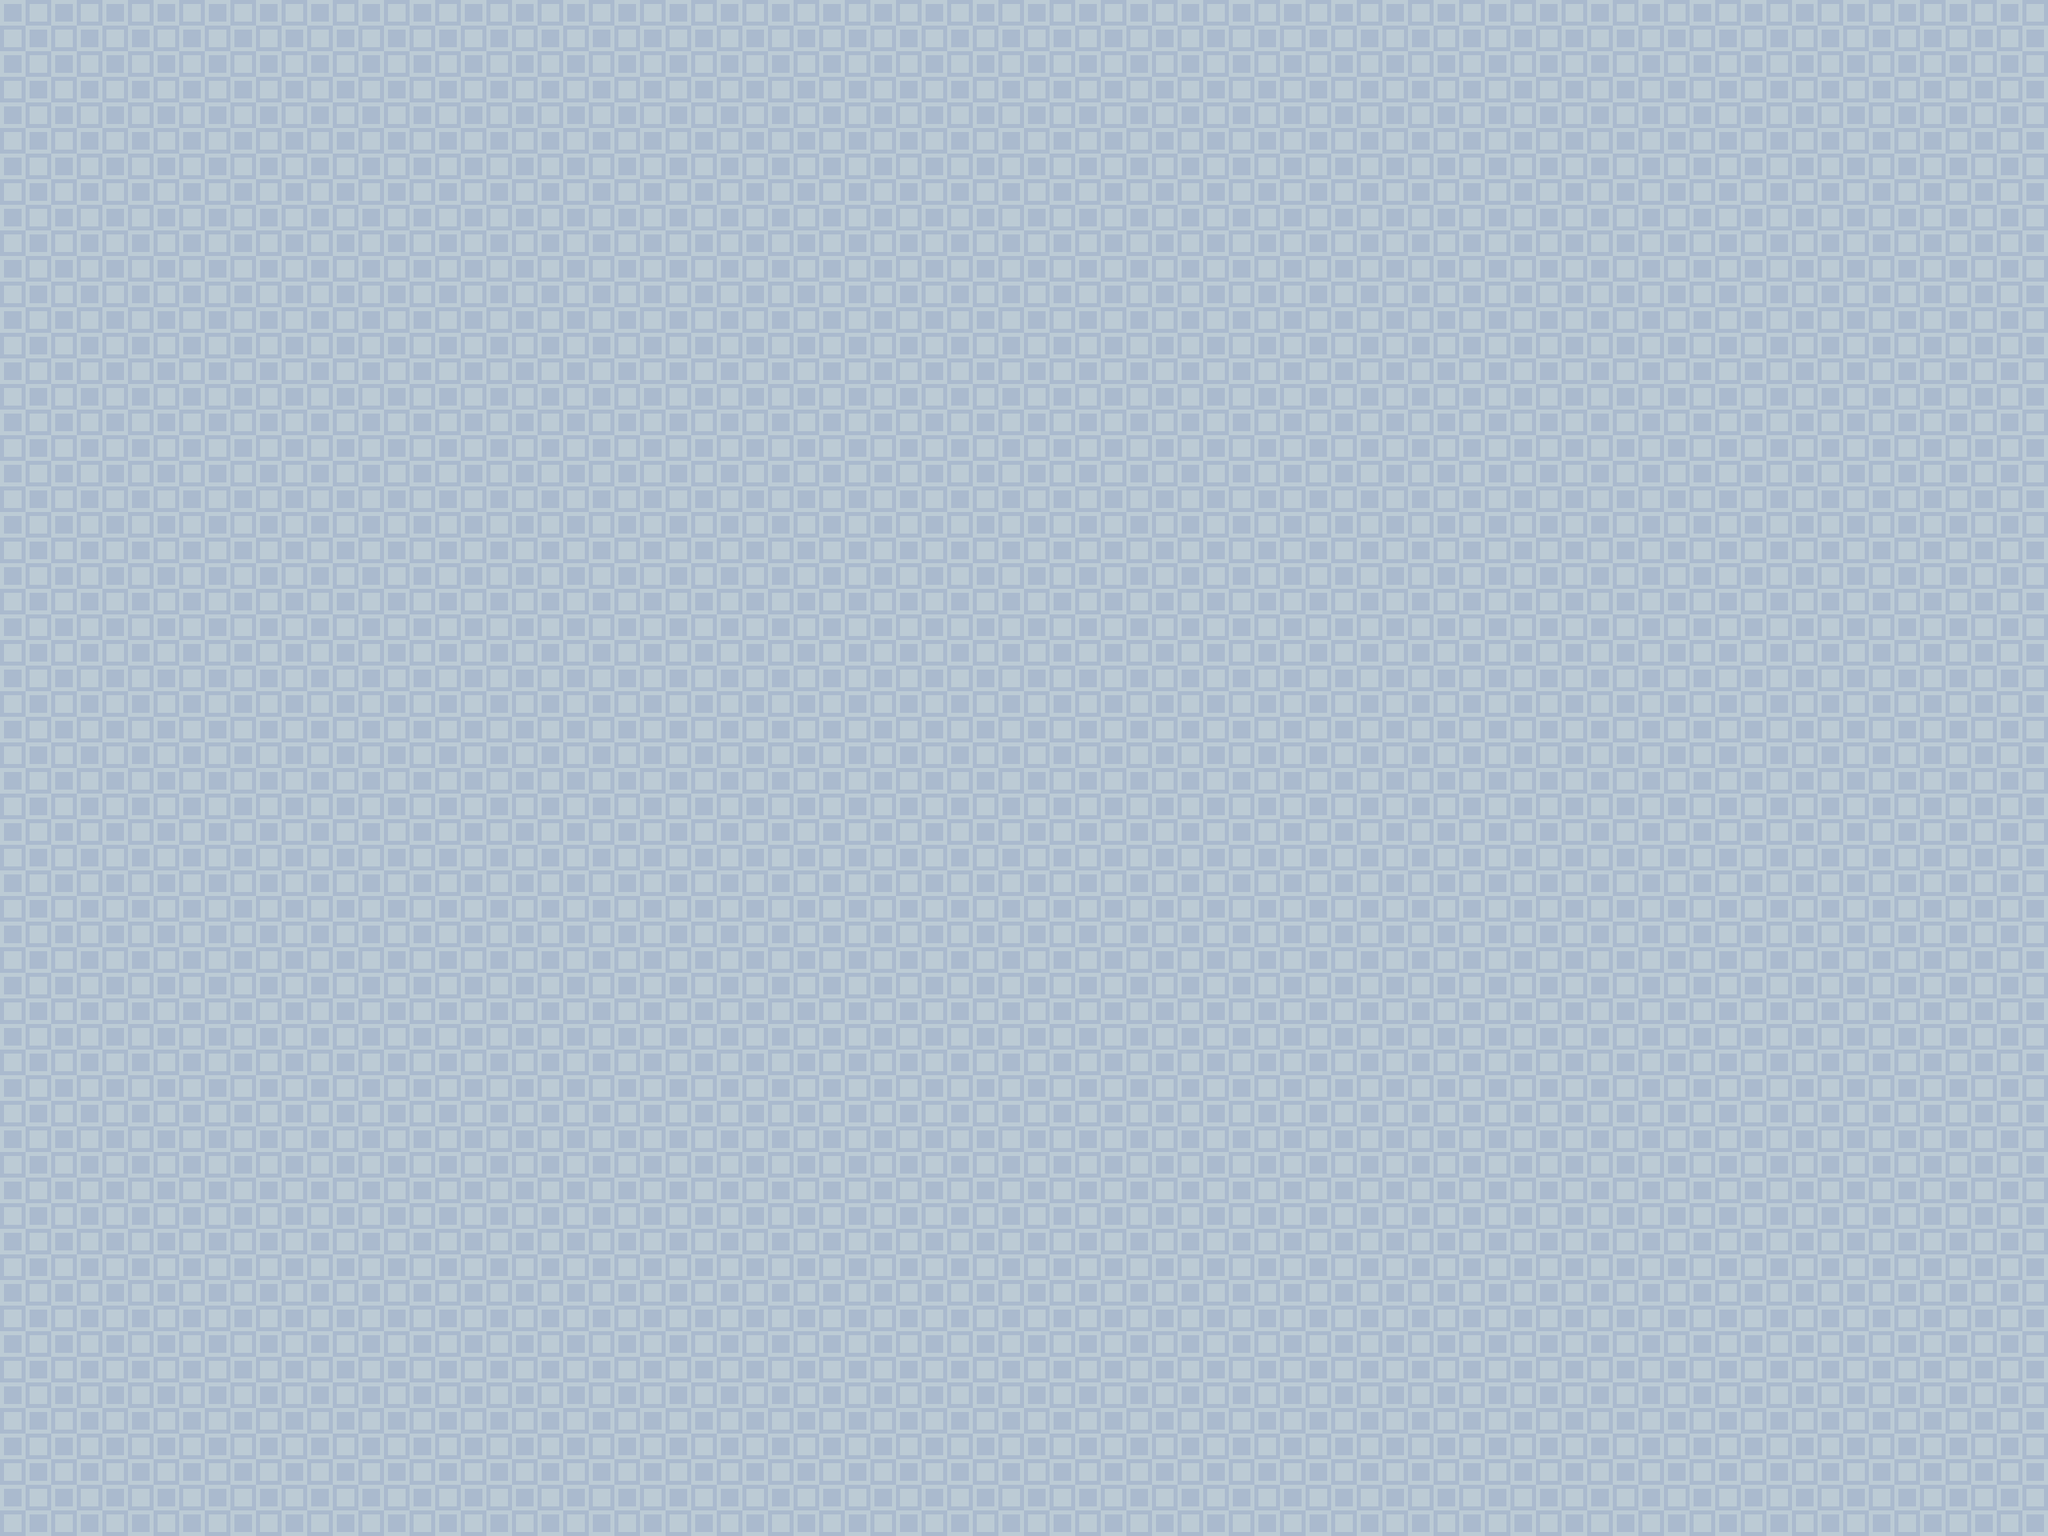

The image is a tile-based game level rendered from a .tmx file. Its description and source (layers, tilesets, objects; grid data summarised) follow:
An orthogonal 80x60 tile map with 32x32 px tiles, 1 tile layer (Tile Layer 1).

<map version="1.10" tiledversion="1.11.0" orientation="orthogonal" renderorder="right-down" width="80" height="60" tilewidth="32" tileheight="32" infinite="0" nextlayerid="2" nextobjectid="1">
 <tileset firstgid="1" source="BackGorundBlue.tsx" />
 <layer id="1" name="Tile Layer 1" width="80" height="60">
  <data>[4800 cells, 4800 non-empty, 4 distinct tile ids]</data>
 </layer>
</map>
